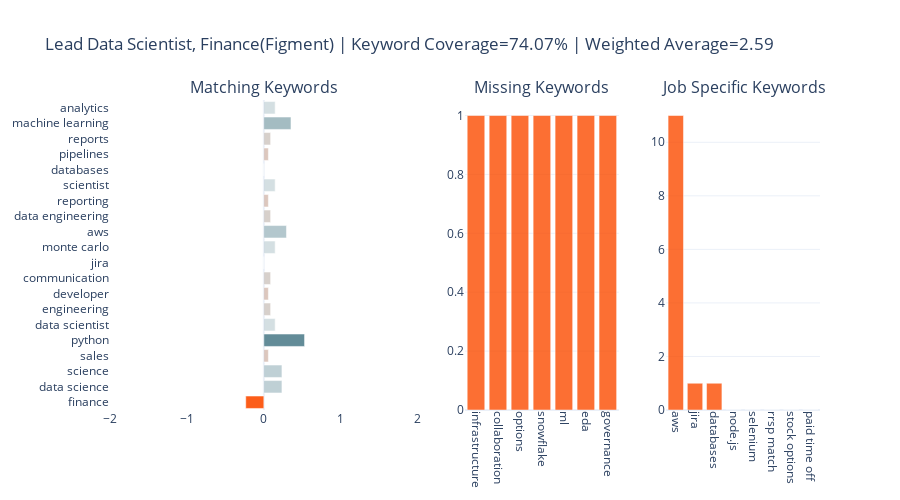

Notebook cell for this chart:
### Code cell
# keyword comparision
plot_keyword_comparison(resume,jobs[15],'data/terms.csv')

### Figure 1 — Plotly figure (JSON) as saved in the notebook; plotly's stock layout.template omitted (floating-point values rounded to 4 significant figures)
{"data": [{"marker": {"color": [-0.2353, 0.2353, 0.2353, 0.05882, 0.5294, 0.1471, 0.08824, 0.05882, 0.08824, 0, 0.1471, 0.2941, 0.08824, 0.05882, 0.1471, 0, 0.05882, 0.08824, 0.3529, 0.1471], "colorscale": [[0, "rgba(252,76,1,0.9)"], [0.25, "rgba(252,76,1,0.5)"], [0.5, "rgba(83,128,141,0.25)"], [0.75, "rgba(83,128,141,0.5)"], [1, "rgba(83,128,141,0.9)"]]}, "name": "Weighted Frequency", "orientation": "h", "type": "bar", "x": [-0.2353, 0.2353, 0.2353, 0.05882, 0.5294, 0.1471, 0.08824, 0.05882, 0.08824, 0, 0.1471, 0.2941, 0.08824, 0.05882, 0.1471, 0, 0.05882, 0.08824, 0.3529, 0.1471], "xaxis": "x", "y": ["finance", "data science", "science", "sales", "python", "data scientist", "engineering", "developer", "communication", "jira", "monte carlo", "aws", "data engineering", "reporting", "scientist", "databases", "pipelines", "reports", "machine learning", "analytics"], "yaxis": "y"}, {"marker": {"color": "rgba(252,76,1,0.8)"}, "name": "Missing Keywords", "type": "bar", "x": ["infrastructure", "collaboration", "options", "snowflake", "ml", "eda", "governance"], "xaxis": "x2", "y": [1, 1, 1, 1, 1, 1, 1], "yaxis": "y2"}, {"marker": {"color": "rgba(252,76,1,0.8)"}, "name": "Job Specific Keywords", "type": "bar", "x": ["aws", "jira", "databases", "node.js", "selenium", "rrsp match", "stock options", "paid time off"], "xaxis": "x3", "y": [11, 1, 1, 0, 0, 0, 0, 0], "yaxis": "y3"}], "layout": {"annotations": [{"font": {"size": 16}, "showarrow": false, "text": "Matching Keywords", "x": 0.2167, "xanchor": "center", "xref": "paper", "y": 1, "yanchor": "bottom", "yref": "paper"}, {"font": {"size": 16}, "showarrow": false, "text": "Missing Keywords", "x": 0.6083, "xanchor": "center", "xref": "paper", "y": 1, "yanchor": "bottom", "yref": "paper"}, {"font": {"size": 16}, "showarrow": false, "text": "Job Specific Keywords", "x": 0.8917, "xanchor": "center", "xref": "paper", "y": 1, "yanchor": "bottom", "yref": "paper"}], "height": 500, "showlegend": false, "title": {"text": "Lead Data Scientist, Finance(Figment) | Keyword Coverage=74.07% | Weighted Average=2.59"}, "width": 900, "xaxis": {"anchor": "y", "domain": [0, 0.4333], "range": [-2, 2], "showgrid": false}, "xaxis2": {"anchor": "y2", "domain": [0.5, 0.7167], "showgrid": false, "tickangle": 90}, "xaxis3": {"anchor": "y3", "domain": [0.7833, 1], "showgrid": false, "tickangle": 90}, "yaxis": {"anchor": "x", "domain": [0, 1]}, "yaxis2": {"anchor": "x2", "domain": [0, 1]}, "yaxis3": {"anchor": "x3", "domain": [0, 1]}}}
